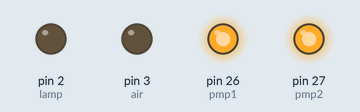
This sketch was run on a simulated Arduino Mega 2560, built with avr-gcc and run on an emulated ATmega2560. On the bench: output pins drawn as LEDs (lit = HIGH).

Above: at 0.1 s.
Timing chart, 0 to 1.6 s (numbered marks = the images above):
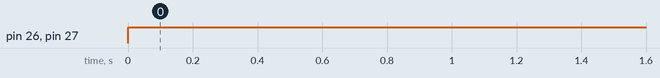

The sketch:

sketch_mar08a.ino
```cpp
#include <Adafruit_RGBLCDShield.h>
#include <Wire.h>
#include <LiquidCrystal.h>
#include <DS3231.h>

LiquidCrystal lcd(8, 9, 4, 5,6,7);


DS3231 rtc (SDA, SCL);

Time t;

int Hor;
int Min;
int Sec;


#define pmp1 26
#define pmp2 27

#define air 3
#define lamp 2


void setup() {
  // put your setup code here, to run once:
pinMode(pmp1,OUTPUT);
  pinMode(pmp2,OUTPUT);

  pinMode(air,OUTPUT);
  pinMode(lamp,OUTPUT);

}

void loop() {
  // put your main code here, to run repeatedly:
  digitalWrite(pmp1,HIGH);
digitalWrite(pmp2,HIGH);


digitalWrite(air,LOW);
digitalWrite(lamp,LOW);


}
```

Measured:
- by itself, pin 26 (pmp1), pin 27 (pmp2): LOW → HIGH at 0.00 s
